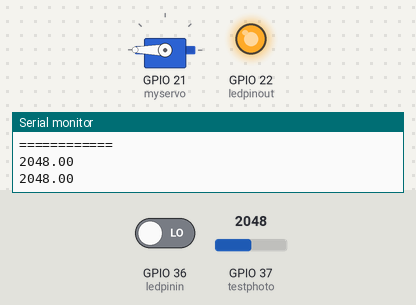
The program below on a simulated ESP32. Shown: servo, output pins drawn as LEDs (lit = HIGH), the last lines printed to the serial monitor. The inputs (shaded band) are chosen by the test bench; at power-on: GPIO 37 (testphoto) = 2048, GPIO 36 (ledpinin) LOW.

Above: at 11.2 s.
11.3 s: GPIO 37 (testphoto) set to 1228
At 12.7 s:
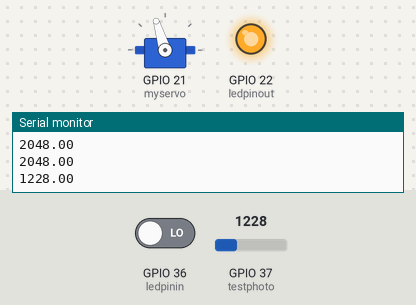
13.5 s: GPIO 37 (testphoto) set to 491
At 15.2 s:
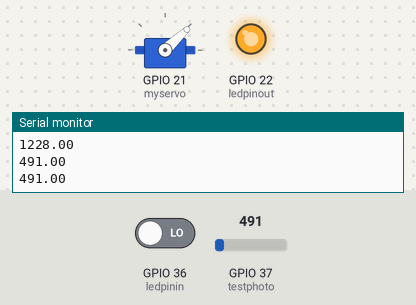
15.5 s: GPIO 37 (testphoto) set to 0
At 16.9 s:
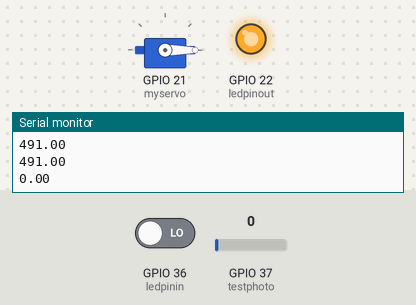
17.5 s: GPIO 37 (testphoto) set to 2047
At 18.5 s:
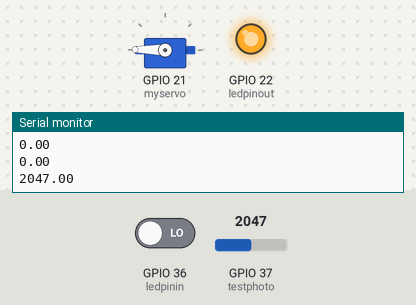
19.5 s: GPIO 37 (testphoto) set to 2866
At 21.2 s:
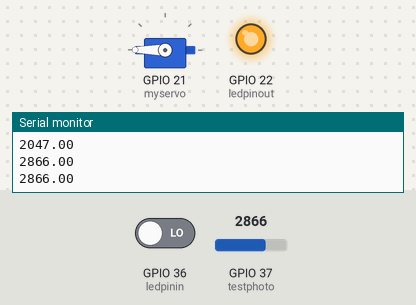
Timing chart, 0 to 22.5 s (numbered marks = the images above; inputs shaded):
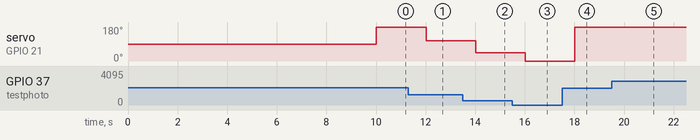

Measured:
- after the input at 11.3 s, servo on GPIO 21 (myservo): 180° → 107° after 0.72 s
- after the input at 13.5 s, servo on GPIO 21 (myservo): 107° → 43° after 0.52 s
- after the input at 15.5 s, servo on GPIO 21 (myservo): 43° → 0° after 0.52 s
- after the input at 17.5 s, servo on GPIO 21 (myservo): 0° → 179° after 0.52 s
- after the input at 19.5 s, servo on GPIO 21 (myservo): 179° → 180° after 0.52 s

The program:

main.cpp
```cpp
#include <Arduino.h>
#include <Servo.h>

const int testphoto = GPIO_NUM_37;
const int ledpinout = GPIO_NUM_22;
const int ledpinin = GPIO_NUM_36;
float maxAnalogValue = 0;
float minAnalogValue = 9999;
Servo myservo;

void BlinkLed(){
  if(digitalRead(ledpinin) == HIGH){
    digitalWrite(ledpinout, LOW);
  } else{
    digitalWrite(ledpinout, HIGH);
  }
}

void BlinkTenSec(){
  for(int i = 0; i < 10; i++){
    BlinkLed();

    if(maxAnalogValue < analogRead(testphoto)){
      maxAnalogValue = analogRead(testphoto);
    }else if (minAnalogValue > analogRead(testphoto)){
      minAnalogValue = analogRead(testphoto);
    }
    sleep(1);
  }
}

void setup() {

  Serial.begin(9600);
  myservo.attach(GPIO_NUM_21);
  pinMode(ledpinout, OUTPUT);
  pinMode(ledpinin, INPUT);
  pinMode(testphoto, INPUT);
  BlinkTenSec();
  Serial.println("current max");
  Serial.println(maxAnalogValue);
  Serial.println("============");
  Serial.println("current min");
  Serial.println(minAnalogValue);
  Serial.println("============");

}

void loop() {

  float ldrStatus = analogRead(testphoto);
  Serial.println(ldrStatus);

  float servoVal = (ldrStatus/maxAnalogValue)*180;
  myservo.write(servoVal);
  delay(1000);

}
```
